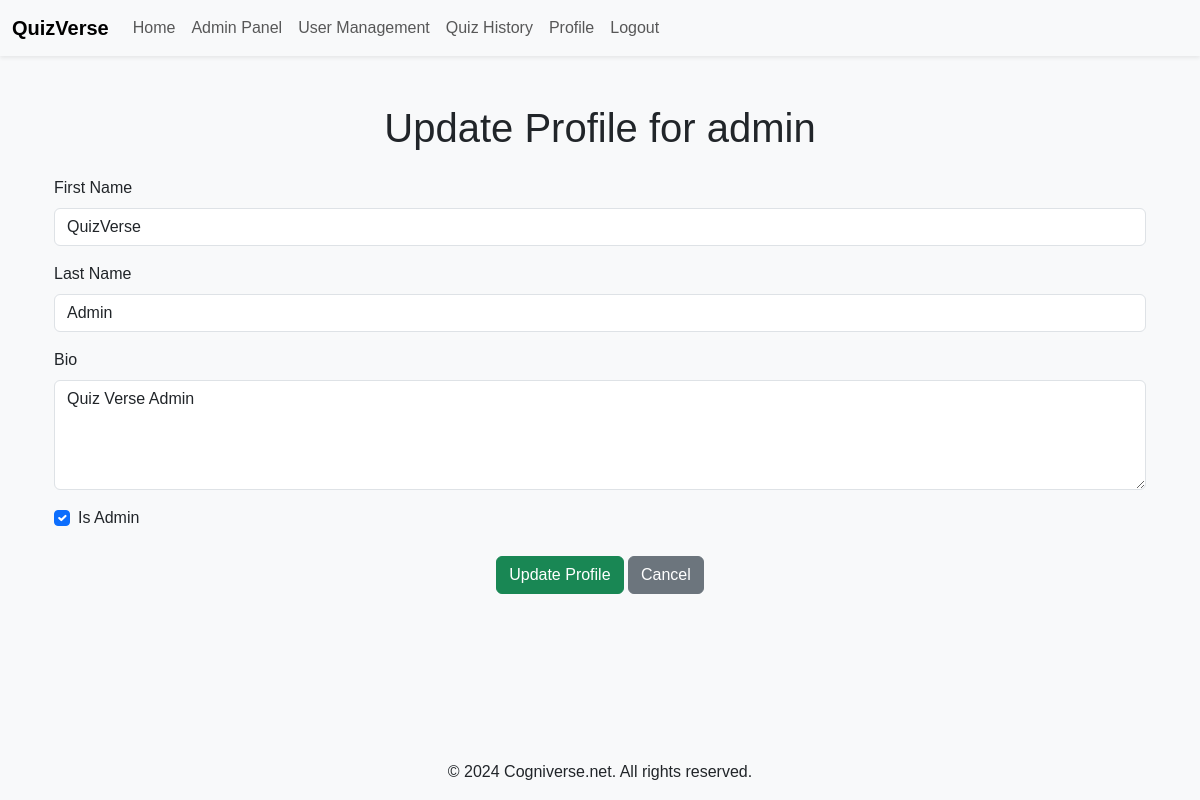
Page /admin_update_user_profile/1/ (signed in) on the committed database.
### quiz/models.py (models this page shows, shortened)
class Profile(models.Model):
    user = models.OneToOneField(User, on_delete=models.CASCADE)
    first_name = models.CharField(max_length=30, blank=True)
    last_name = models.CharField(max_length=30, blank=True)
    bio = models.TextField(blank=True)
    is_admin = models.BooleanField(default=False)

### quiz/decorators.py (the view)
    def _wrapped_view(request, *args, **kwargs):
        if request.user.is_authenticated and request.user.profile.is_admin:
            return view_func(request, *args, **kwargs)
        else:
            raise PermissionDenied  # You could also redirect to a different page if you prefer.

### quiz/views.py (called while the page is built, shortened)
@admin_required
def update_user_profile_view(request, user_id):
    profile = get_object_or_404(Profile, user__id=user_id)
    return render(request, 'quiz/admin_update_user_profile.html', {'profile': profile})

### quiz/templates/quiz/admin_update_user_profile.html (shortened to what this page needs)
{% extends 'quiz/base.html' %}
{% block content %}
<div class="container mt-4">
    <h1 class="text-center">Update Profile for {{ profile.user.username }}</h1>
    <form method="POST" class="mt-4">
        <div class="mb-3">
            <label for="first_name" class="form-label">First Name</label>
            <input type="text" class="form-control" id="first_name" name="first_name" value="{{ profile.first_name }}" required>
        </div>
        <div class="mb-3">
            <label for="last_name" class="form-label">Last Name</label>
            <input type="text" class="form-control" id="last_name" name="last_name" value="{{ profile.last_name }}" required>
        </div>
        <div class="mb-3">
            <label for="bio" class="form-label">Bio</label>
            <textarea class="form-control" id="bio" name="bio" rows="4">{{ profile.bio }}</textarea>
        </div>
        <div class="mb-3 form-check">
            <input type="checkbox" class="form-check-input" id="is_admin" name="is_admin" {% if profile.is_admin %}checked{% endif %}>
            <label class="form-check-label" for="is_admin">Is Admin</label>
        </div>
        <div class="text-center">
            <button type="submit" class="btn btn-success">Update Profile</button>
            <a href="{% url 'admin_user_management' %}" class="btn btn-secondary">Cancel</a>
        </div>
    </form>
</div>
{% endblock %}

### quiz/static/quiz/style.css (style rules this page uses)
html, body { height: 100%; margin: 0; }
.d-flex { min-height: 100vh; flex-direction: column; }
body { background-color: #f8f9fa; font-family: Arial, sans-serif; }
.container { margin-top: 20px; }
.btn { margin-top: 10px; }
.mb-3 { margin-bottom: 1rem; }

### rows in the picture
Profile: user.username "admin", first_name "QuizVerse", last_name "Admin", bio "Quiz Verse Admin", is_admin "☑"
